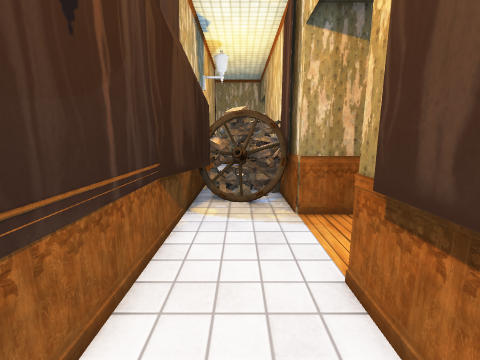
view 1 (above)

16 first-person views from a walk through a scene from a Unity 3-D project. The camera is 1.3 m above the floor, tilts 10° down and sees 90° across. Doors are open. The floor is counted in squares, 0.5 m on a side. Each view is taken from the middle of a square. On the plan, view 1 faces up. The plan holds only what a view shows up to about 17 squares ahead; the rest is blank. The place goes on beyond the plan. The player is left out. Some surface patterns are stand-ins.

view 2
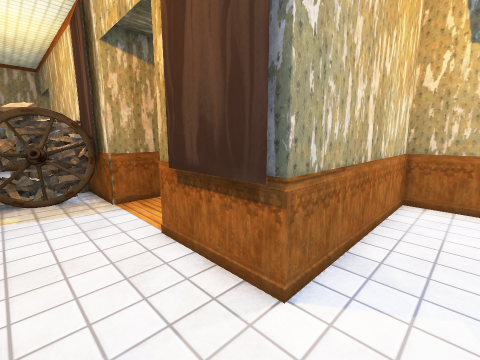

view 3
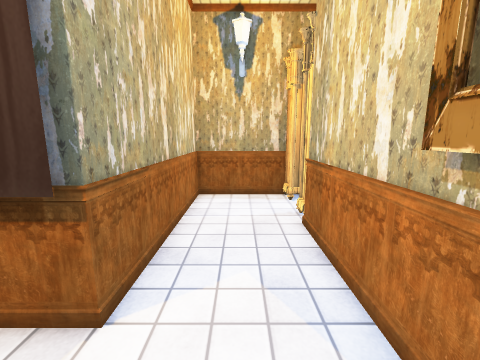

view 4
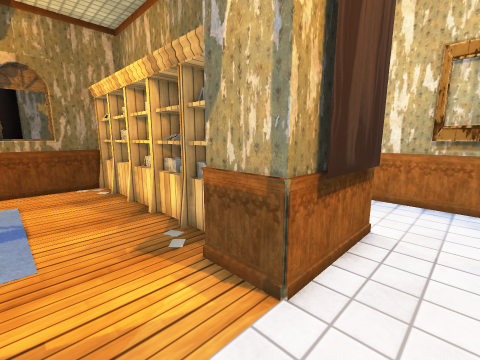

view 5
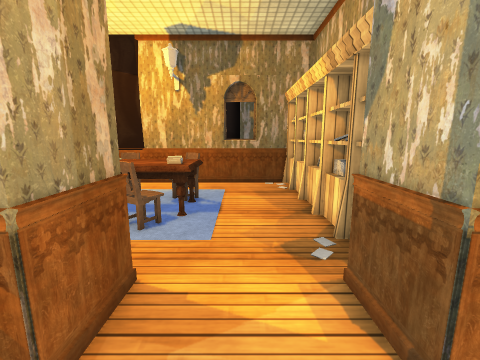

view 6
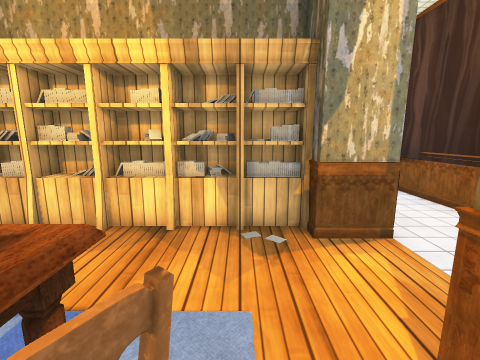

view 7
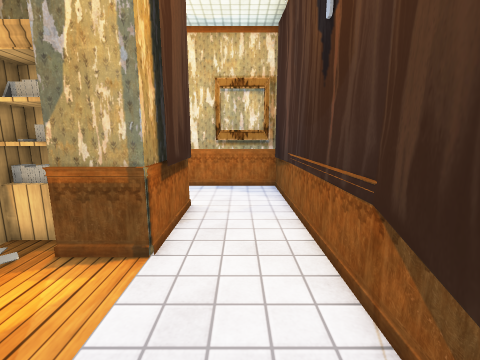

view 8
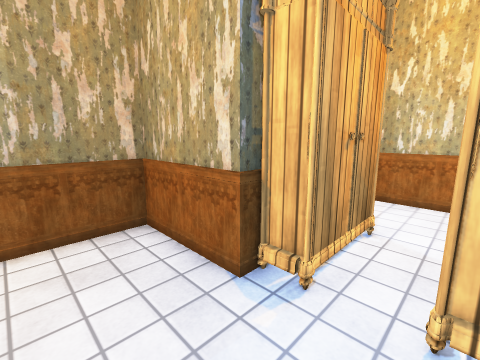

view 9
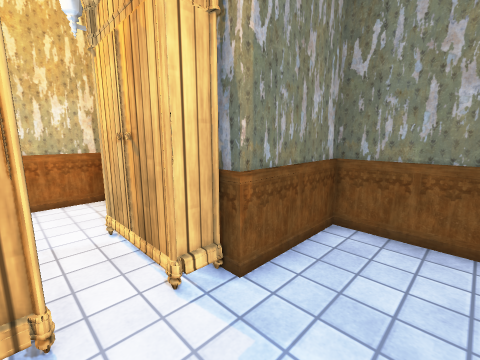

view 10
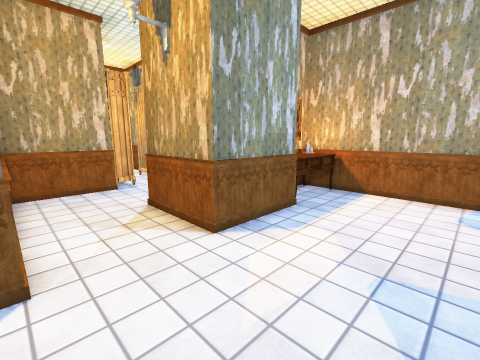

view 11
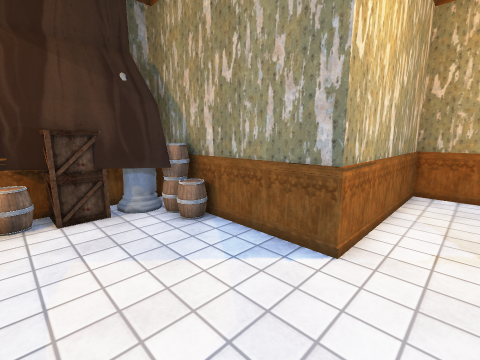

view 12
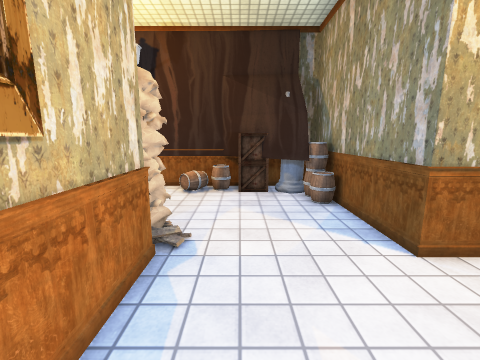

view 13
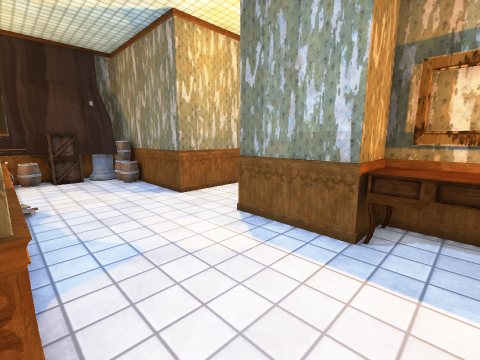

view 14
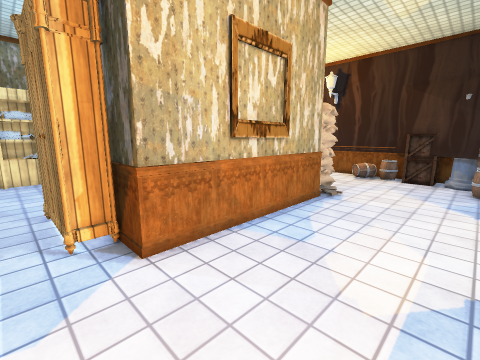

view 15
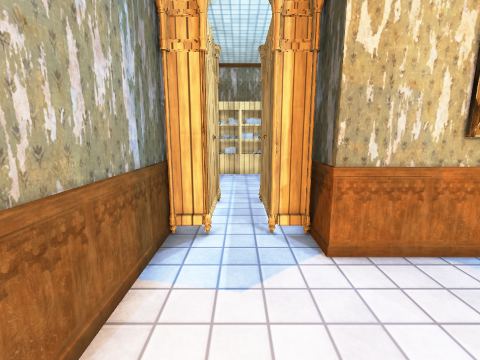

view 16
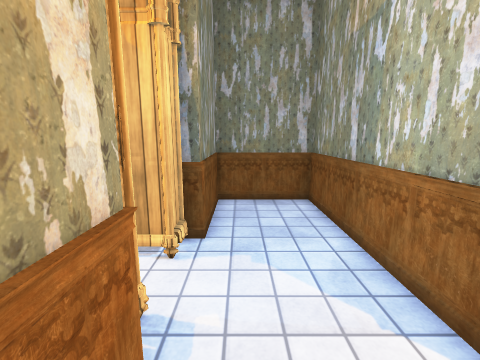

### Floor plan
Key: @ floor where view 1 was taken; # wall or solid block; . floor; D open door; = window, fence, low wall or low ledge; C cabinet; B bookshelf; A barrel; E box; S sandbag; O other object.
Columns run from 6 left of view 1 to 14 right of it. Each row starts with its distance up from view 1.
 10     #OOOO   .OOOOO..#
  9     ##..#  .OOOOO   #
  8     ##..D##..OOOOO..#
  7     ##..D...........#
  6     #...D...........=
  5     #...D...........#
  4     #...D##.........#
  3     #...# #BBBBBBBBB#
  2     #...# ###########
  1     #...#
  0     #.@.#########
 -1     #...........#
 -2     #...........#
 -3     #...........#
 -4     ##########.##
 -5              #.#
 -6             ##.#
 -7             #C.##
 -8         ######.######
 -9         #...........#
-10         #...........#
-11         #...........#
-12         #...#########
-13         #...#
-14         #...#   #####
-15         #...#   #OOO#
-16 #########...#####OOO#
-17 #O#AA...............#
-18 ###.................#
-19 #EE.................#
-20 ##E.................#
-21 #A..................#
-22 #O....SS#########...#
-23 #.... SS        #C.C#

Positions as (right, up) in squares from view 1, and headings:
1: (0, 0), facing up
2: (-1, -2), facing up-right
3: (-1, -2), facing right
4: (0, 7), facing down-right
5: (0, 6), facing right
6: (6, 10), facing down
7: (0, 9), facing down
8: (9, -11), facing up-left
9: (7, -11), facing up-right
10: (2, -21), facing up-right
11: (4, -21), facing up-left
12: (7, -20), facing left
13: (12, -22), facing up-left
14: (12, -17), facing down-left
15: (12, -17), facing down
16: (4, -9), facing right
